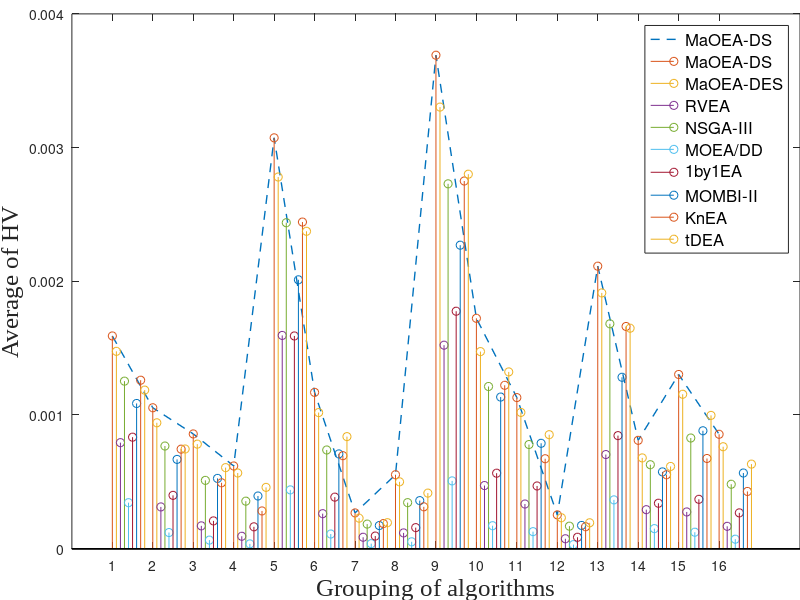

Source code (MATLAB):
%30 10
figure
X = [1:16];
Y = [1.591e-03,1.054e-03,8.582e-04,6.185e-04,3.073e-03,1.169e-03,2.674e-04,5.530e-04,3.691e-03,...
1.723e-03,1.130e-03,2.528e-04, 2.113e-03,8.104e-04,1.303e-03, 8.556e-04];
plot(X,Y,"--",'LineWidth',1)
hold on
stem(X,Y,'LineWidth',0.7)
hold on
X = [1.1:16.1];
Y = [1.476e-03,9.415e-04,7.819e-04,5.660e-04,2.780e-03,1.018e-03,2.281e-04,4.999e-04,3.303e-03,...
    1.474e-03,1.019e-03,2.312e-04,1.913e-03,6.788e-04,1.155e-03,7.624e-04];
stem(X,Y,'LineWidth',0.7)
hold on
X = [1.2:16.2];
Y = [7.930e-04,3.122e-04,1.705e-04,9.268e-05,1.595e-03,2.617e-04,8.535e-05,1.178e-04,1.522e-03,...
4.721e-04,3.339e-04,7.407e-05,7.040e-04,2.915e-04,2.746e-04,1.671e-04];
stem(X,Y,'LineWidth',0.7)
hold on
X = [1.3:16.3];
Y = [1.253e-03,7.677e-04,5.108e-04,3.553e-04,2.438e-03,7.381e-04,1.838e-04,3.442e-04,2.729e-03,...
1.213e-03,7.789e-04,1.682e-04,1.682e-03,6.279e-04,8.276e-04,4.818e-04];
stem(X,Y,'LineWidth',0.7)
hold on
X = [1.4:16.4];
Y = [3.439e-04,1.205e-04,6.400e-05,3.574e-05,4.396e-04,1.095e-04,3.739e-05,5.130e-05,5.069e-04,...
1.717e-04,1.272e-04,3.027e-05,3.649e-04,1.498e-04,1.230e-04,7.085e-05];
stem(X,Y,'LineWidth',0.7)
hold on
X = [1.5:16.5];
Y = [8.339e-04,3.988e-04,2.077e-04,1.634e-04,1.591e-03,3.854e-04,9.429e-05,1.573e-04,1.776e-03,...
5.645e-04,4.689e-04,8.531e-05,8.455e-04,3.398e-04,3.691e-04,2.677e-04];
stem(X,Y,'LineWidth',0.7)
hold on
X = [1.6:16.6];
Y = [1.086e-03,6.676e-04,5.255e-04,3.938e-04,2.011e-03,7.087e-04,1.728e-04,3.594e-04,2.270e-03,...
1.134e-03,7.881e-04,1.736e-04,1.282e-03,5.743e-04,8.818e-04,5.659e-04];
stem(X,Y,'LineWidth',0.7)
hold on
X = [1.7:16.7];
Y = [1.260e-03,7.443e-04,4.928e-04,2.821e-04,2.443e-03,6.955e-04,1.877e-04,3.131e-04,2.750e-03,...
1.222e-03,6.726e-04,1.641e-04,1.662e-03,5.528e-04,6.745e-04,4.279e-04];
stem(X,Y,'LineWidth',0.7)
hold on
X = [1.8:16.8];
Y = [1.186e-03,7.454e-04,6.061e-04,4.584e-04,2.374e-03,8.380e-04,1.942e-04,4.156e-04,2.801e-03,...
    1.322e-03,8.525e-04,1.936e-04,1.649e-03,6.149e-04,9.969e-04,6.324e-04];
stem(X,Y,'LineWidth',0.7)
hold on





%title('HV results of all algorithms for 8 objectives','FontName', 'Times New Roman','FontSize', 10)
set(gca,'looseInset',[0 0 0 0])   % 去除图片白色边框
xlabel('Grouping of algorithms','FontName', 'Times New Roman','FontSize', 18)
ylabel('Average of HV','FontName', 'Times New Roman','FontSize', 18) 
legend('MaOEA-DS','MaOEA-DS','MaOEA-DES','RVEA','NSGA-III','MOEA/DD','1by1EA','MOMBI-II','KnEA','tDEA','Location','best','FontSize', 12)
set(gca,'XTick',1:16);






